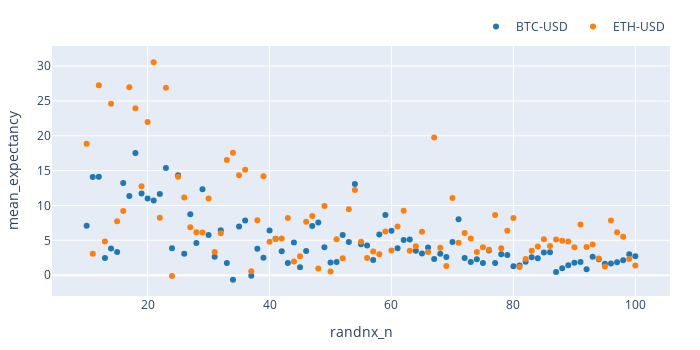

Source (notebook cell):
### Code cell
import numpy as np

symbols = ["BTC-USD", "ETH-USD"]
price = vbt.YFData.download(symbols, missing_index='drop').get('Close')

n = np.random.randint(10, 101, size=1000).tolist()
pf = vbt.Portfolio.from_random_signals(price, n=n, init_cash=100, seed=42)

mean_expectancy = pf.trades.expectancy().groupby(['randnx_n', 'symbol']).mean()
fig = mean_expectancy.unstack().vbt.scatterplot(xaxis_title='randnx_n', yaxis_title='mean_expectancy')
fig.show()
